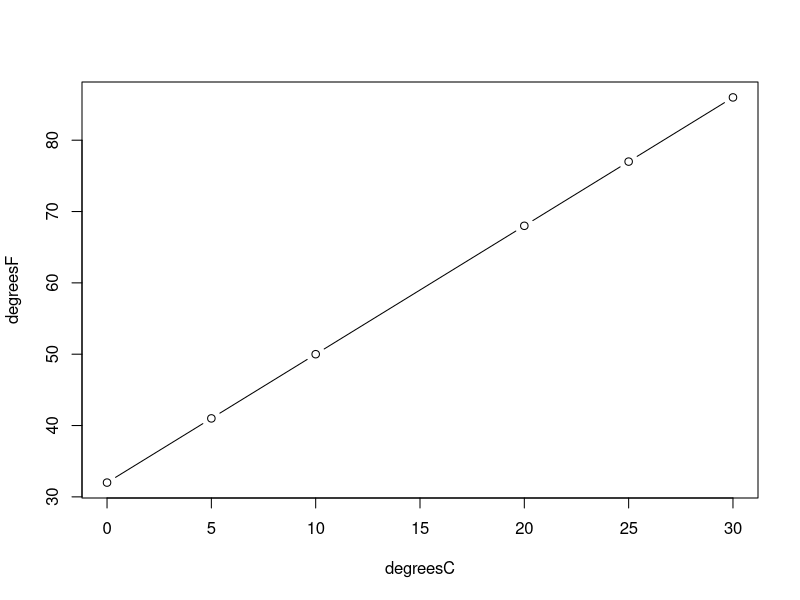

Write the R code that produced this figure.
#' ---
#' title: "Basic Introduction to R"
#' author: "Michael Friendly"
#' ---

#' This script provides a basic introduction to R. You should first download it to your computer,
#' preferably to your `Psych6136` project.
#' 
#' It is designed for you to open it in an RStudio
#' editor window. Then **run** each block of code by selecting/highlighting them, and click
#' the Run button, or press Ctrl+Enter.  
#' 
#' ## Simple calculations
#' Results of expressions are printed; assignments are not

#' Circumference and area of a circle of radius=3
2 * pi * 3
pi * 3^2

#' Assigning variables
radius <- 3
circumference <- 2 * pi * radius
circumference

#' Assign, and print
(area <- pi * radius^2)

area/circumference

#' ## Vectors

degreesC <- c(0, 5, 10, 20, 25, 30)
degreesF <- (9/5) * degreesC + 32
degreesF

# a simple plot(x,y)
plot(degreesC, degreesF, type="b")

#' ### shorthand functions: :, seq(), rep()
1:10
10:1
seq(1, 10)
seq(1, 5, by=0.5)

rep(1:4, times=2)
rep(1:4, each=2)

#' ## Matrices
#' matrix(values, nrow, ncol) reshapes the values with nrow rows and ncol columns
(matA <- matrix(1:8, nrow=2, ncol=4))
(matB <- matrix(1:8, nrow=2, ncol=4, byrow=TRUE))

#' ### row and column labels: dimnames()
dimnames(matA) <- list(sex=c("M", "F"), group=LETTERS[1:4])
matA

#' ### see the structure of an R object
str(matA)

#' ## Arrays
#' array(values, dim) reshapes values into an array with dimensions dim

arrayA <- array(1:16, dim=c(2,4,2))  # 2 rows, 4 columns, 2 layers
arrayA

str(arrayA)

# assign dimension names
dimnames(arrayA) <- list(sex = c("M", "F"),
                         group = letters[1:4],
                         time = c("Pre", "Post"))
arrayA
str(arrayA)


